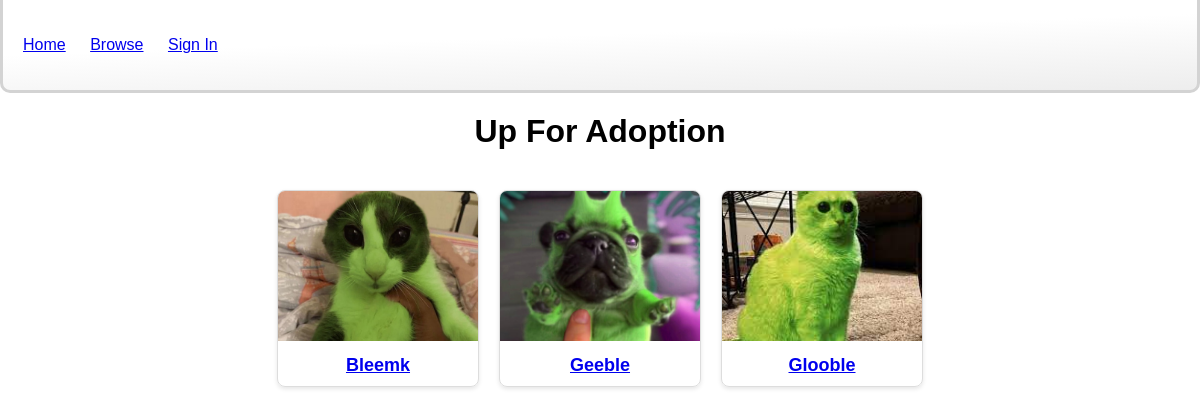
Screenshot of /browse.php with the database file from the repository.
### tables this page shows
CREATE TABLE `pets` (
  `id` int(11) NOT NULL,
  `name` varchar(200) NOT NULL,
  `age` int(11) NOT NULL,
  `description` text NOT NULL,
  `behavior` varchar(200) NOT NULL,
  `photo` varchar(255) NOT NULL
);

### browse.php (the view, shortened to what this page needs)
<?php
include ('includes/header.php');?>
    <link rel="stylesheet" href="www/css/browse.css">
</head>
<?php include ('includes/navbar.php'); ?>
    <h1>Up For Adoption</h1>
    <?php
        include ('includes/config.php');
        $conn = new mysqli($servername, $username, $password, $database);
        $sql = "SELECT * FROM pets";
        $result = $conn->query($sql);
        if ($result->num_rows > 0) {
            echo "<div class='animal-grid'> ";
            while ($row = $result->fetch_assoc()) {
                    echo "<div class='animal-card'>";
                        echo '<a href="animal_details.php?id=' . $row['id'] . '">';
                        echo "<img src='www/img/animals/" . $row['photo'] . "'>";
                        echo "<h2>" . $row['name'] . "</h2>";
                    echo "</div>";
            }
            echo "</div>";
        }
    ?>
</body>
</html>

### includes/header.php (shortened to what this page needs)
<!DOCTYPE html>
<html lang="en">
<head>
    <link rel="stylesheet" href="www/css/styles.css">

### includes/navbar.php
<body>
<div class="navbar">
    <ul>
        <li><a href=".">Home</a></li>
        <li><a href="browse.php">Browse</a></li>
        <li><a href=".">Sign In</a></li>
    </ul>
</div>

### www/css/styles.css (style rules this page uses)
:root { --border-width: 3px; --navbar-height: 90px; }
html, body { margin: 0; }
.navbar { width: calc( 100% - ( var(--border-width) *2 ) ); height:var(--navbar-height); margin: 0; background: rgb(255,255,255); background: linear-gradient(178deg, rgba(255,255,255,1) 42%, rgba(237,237,237,1) 100%); border: solid var(--border-width) lightgray; border-top-style: none; border-radius: 0 0 10px 10px; }
.navbar ul { list-style-type: none; margin: 0 20px; padding: 0; line-height: var(--navbar-height); }
.navbar ul li { display: inline; margin-right: 20px; }

### www/css/browse.css (style rules this page uses)
body { font-family: Arial, sans-serif; margin: 0; padding: 0; display: flex; flex-direction: column; align-items: center; }
h1 { margin: 20px 0; }
.animal-grid { display: flex; flex-wrap: wrap; gap: 20px; justify-content: center; padding: 20px; max-width: 1200px; }
.animal-card { width: 200px; text-align: center; border: 1px solid #ddd; border-radius: 8px; box-shadow: 0 2px 4px rgba(0, 0, 0, 0.1); overflow: hidden; }
.animal-card img { width: 100%; height: 150px; object-fit: cover; }
.animal-card h2 { font-size: 18px; margin: 10px 0; }

### rows the page displays
pets: photo (picture), name "Bleemk"
pets: photo (picture), name "Geeble"
pets: photo (picture), name "Glooble"
